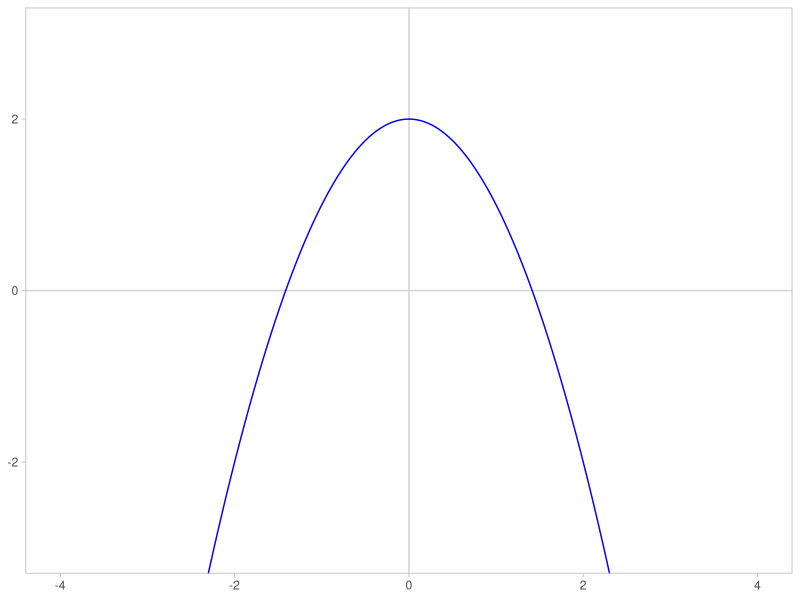
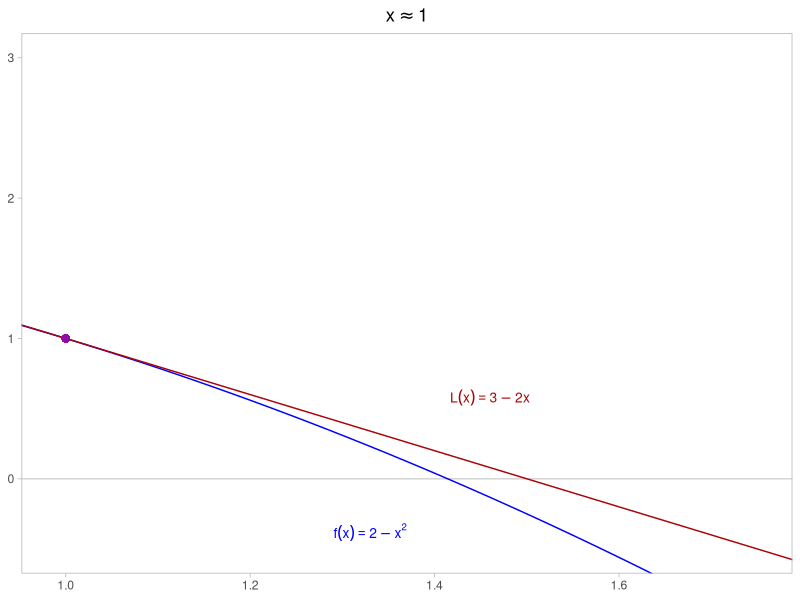
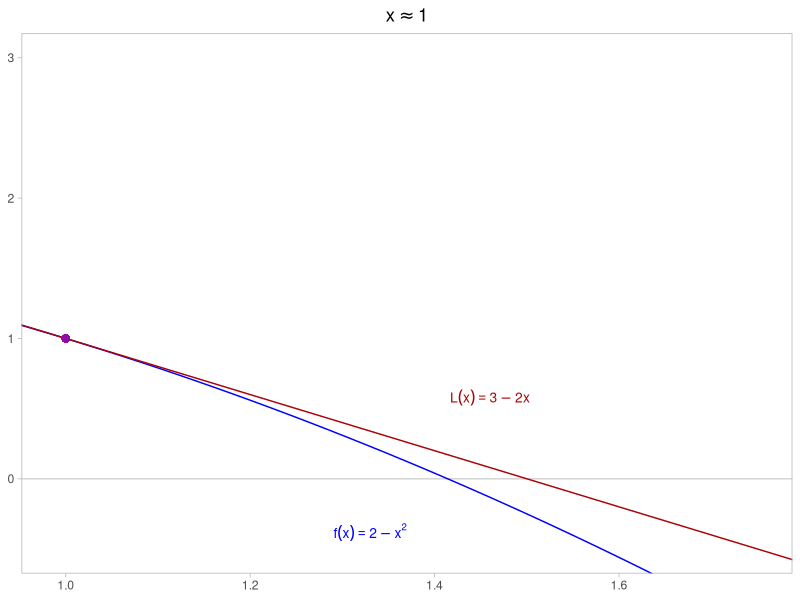
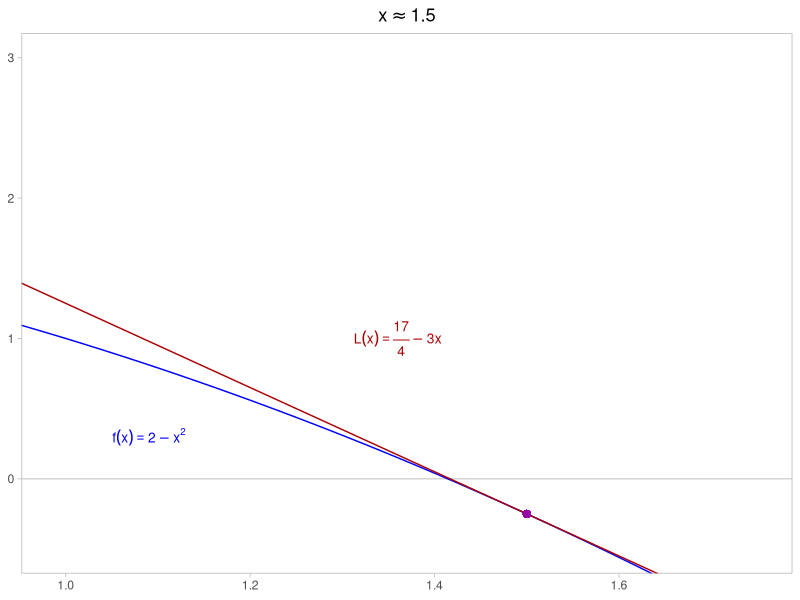
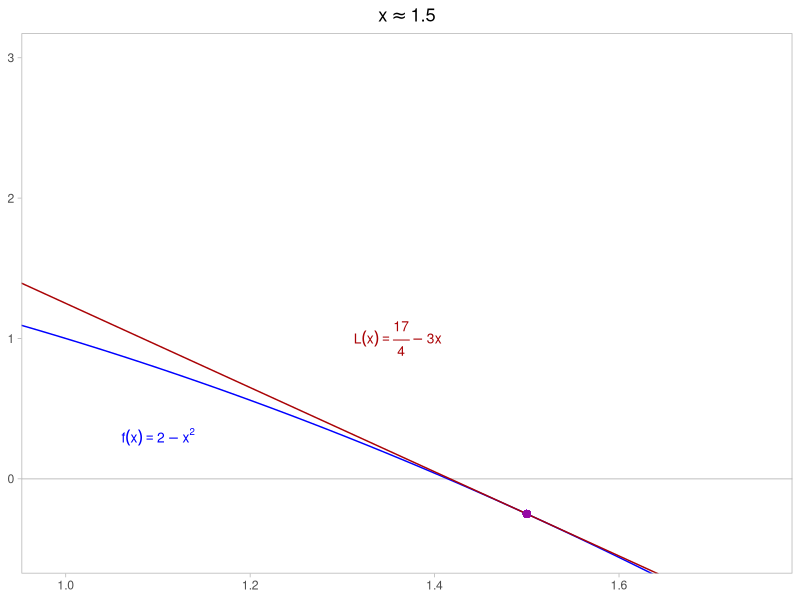
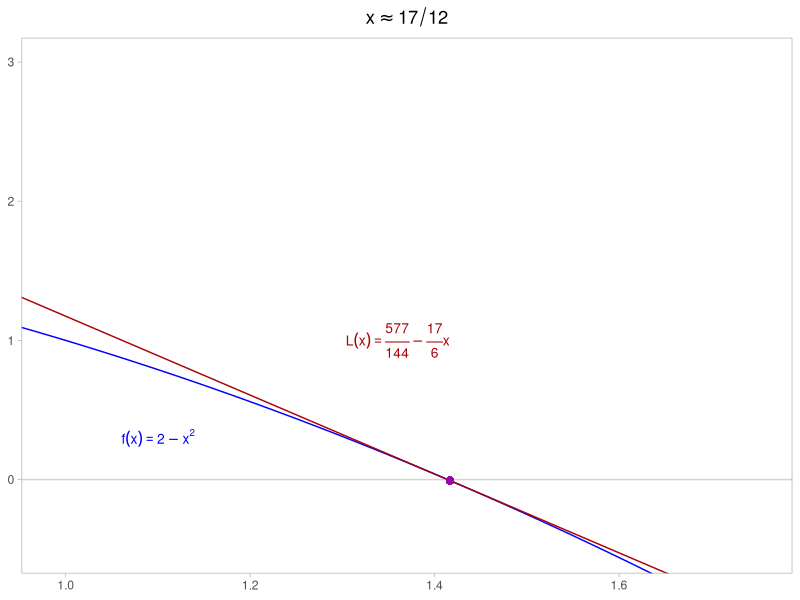
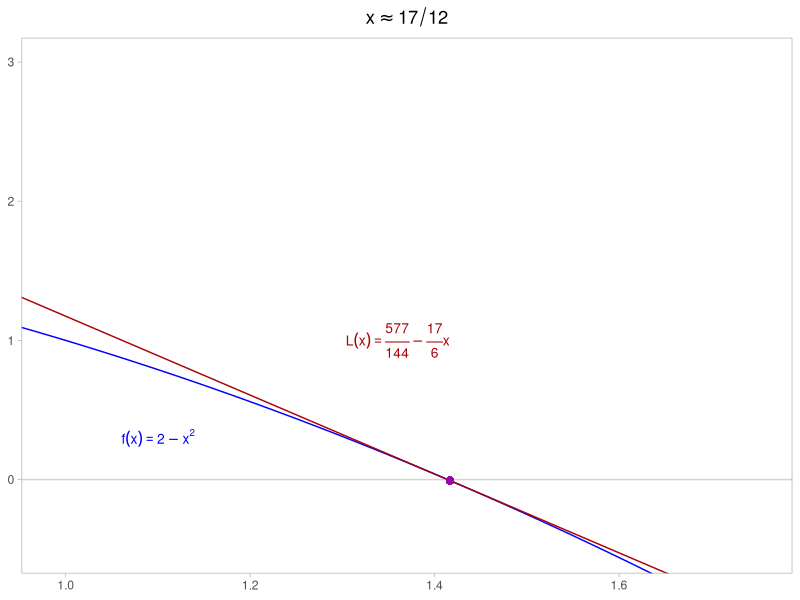
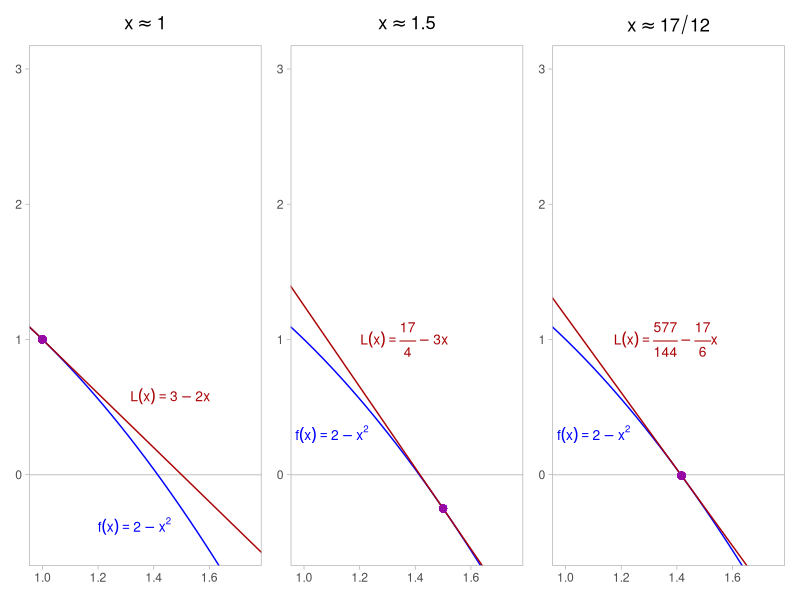

The R source for these figures, in order:
## ---- chunk 1
knitr::opts_chunk$set(echo = TRUE)
## ---- chunk 2
library(tibble)
library(dplyr)
library(tidyr)
library(ggplot2)
library(patchwork)
## ---- chunk 3
# Datos.
quad_ap_cos <- function(x) 1-(0.5*(x^2))

quad_list <- list(
  cos_fun = tibble(theta = seq(from = -((3*pi)/2), to = (3*pi)/2,
                               length.out = 200), 
                   cos_theta = cos(theta)),
  
  quad_approx = tibble(theta = seq(from = -2, to = 2, length = 200),
                       q_x = quad_ap_cos(theta)),
  
  approx_pt_1 = tibble(x = c(pi/8, pi/8), y = c(cos(pi/8), 1)),
  
  approx_pt_2 = tibble(x = c((3*pi)/7, (3*pi)/7), y = c(cos((3*pi)/7), 1)),
  
  approx_pt_3 = tibble(x = c((3*pi)/7, (3*pi)/7),
                       y = c(cos((3*pi)/7), quad_ap_cos((3*pi)/7)))
)
## ---- chunk 4
# Capas para el Diseño.
ejes <- list(
    geom_vline(xintercept = 0, color = "lightgrey"), 
    geom_hline(yintercept = 0, color = "lightgrey")
  )

layout_1 <- list(
    expand_limits(x = c(-4.5, 4.5), y = c(-1.5, 1.5)), 
    scale_x_continuous(breaks = c(0, pi/8),
                       labels = expression(0, over(pi, 8))), 
    theme_light(), 
    theme(panel.grid = element_blank()), 
    labs(x = NULL, y = NULL)
  )

layout_2 <- list(
    expand_limits(x = c(-4.5, 4.5), y = c(-1.5, 1.5)), 
    scale_x_continuous(breaks = c(0, (3*pi)/7),
                       labels = expression(0, over(3*pi, 7))), 
    theme_light(), 
    theme(panel.grid = element_blank()), 
    labs(x = NULL, y = NULL)
  )
## ---- chunk 5
# Etiquetas de los gráficos.
plots_labels_1 <- list(
  annotate(geom = "text", x = 1.9, y = 1.2, label = "L(x)",
           color = "#ea0404"), 
  annotate(geom = "text", x = 2, y = 0.2, label = "cos(x)",
           color = "#0303b5")
)

plots_labels_2 <- list(
  plots_labels_1,
  annotate(geom = "text", x = 1.6, y = -0.8, label = "q(x)", color = "#258c25")
)
## ---- chunk 6
# Función coseno y su approx. linear en x ~ 0.
cos_lin_approx <- 
  ggplot() + ejes + 
  geom_line(data = quad_list$cos_fun, aes(theta, cos_theta),
            color = "#0303b5") + 
  geom_hline(yintercept = 1, color = "#ea0404")


# Etiquetas.
cos_lin_labeled_1 <- cos_lin_approx + plots_labels_1


# Primer gráfico en punto x = pi/8.
quad_approx_1 <- 
  cos_lin_labeled_1 + 
  geom_point(data = quad_list$approx_pt_1, aes(x, y), size = 2,
             color = "#b503b5") + 
  layout_1
## ---- chunk 7
# Segundo gráfico en punto x = 3pi/7.
quad_approx_2 <- 
  cos_lin_labeled_1 + 
  geom_point(data = quad_list$approx_pt_2, aes(x, y), size = 2,
             color = "#b503b5") + 
  layout_2
## ---- chunk 8
# Se agrega la parabola de la aprox. cuadratica.
cos_lin_quad_approx <- 
  cos_lin_approx + 
  geom_line(data = quad_list$quad_approx, aes(theta, q_x),
            color = "#258c25")

# Etiquetas: Se agrega etiqueta del gráfico de la parábola.
cos_lin_labeled_2 <- cos_lin_quad_approx + plots_labels_2

# Gráfico Final.
quad_approx_3 <- 
  cos_lin_labeled_2 + 
  geom_point(data = quad_list$approx_pt_2, aes(x, y), size = 2,
             color = "#b503b5") + 
  geom_point(data = quad_list$approx_pt_3, aes(x, y), size = 2,
             color = "#b503b5") + 
  layout_2
## ---- chunk 9
(
  newton_method_data <- tibble(
    x = seq(from = -3, to = 3, length.out = 200),
    f_x = 2-x^2
  )
)
## ---- chunk 10
# Grafico de la ecuación f(x) = 2 - x^2.
newton_plot <- 
  newton_method_data %>% 
  ggplot(aes(x = x, y = f_x)) + 
  geom_vline(xintercept = 0, color = "lightgray") + 
  geom_hline(yintercept = 0, color = "lightgray") + 
  geom_line(color = "blue")
## ---- chunk 11
# Parte del diseño del gráfico.
newton_design <- list(
  theme_light(), 
  theme(panel.grid = element_blank(),
        plot.title = element_text(hjust = 0.5)),
  labs(x = NULL, y = NULL)
)
## ---- chunk 12
(
  newton_general_plot <- newton_plot + 
    expand_limits(x = c(-4, 4)) + 
    coord_cartesian(ylim = c(-3, 3)) + 
    newton_design
)
## ---- chunk 13
newton_plot + 
  expand_limits(y = 3) + 
  geom_abline(slope = -2, intercept = 3, color = "#aa0306") + 
  geom_point(aes(x = 1, y = 2-(1^2)), color = "#9609a5", size = 2) + 
  
  # Ecuaciones de las funciones.
  annotate(geom = "text", x = 1.33, y = -0.38, label = "f(x) == 2 - x^2",
           parse = TRUE, color = "blue", size = 3.5) +
  annotate(geom = "text", x = 1.46, y = 0.58, label = "L(x) == 3 - 2*x",
           parse = TRUE, color = "#aa0306", size = 3.5) + 
  
  # Punto de tangencia.
  #annotate(geom = "text", x = 1, y = 1.2, label = "(1, 1)",
  #         color = "#9609a5") + 
  
  # Ceros o raices de las ecuaciones.
  #annotate(geom = "text", x = 1.4, y = -0.2, label = "(list(sqrt(2), 0))",
  #         parse = TRUE, color = "blue") + 
  #annotate(geom = "text", x = 1.5, y = 0.2, label = "(1.5, 0)",
  #         color = "#aa0306") + 
  coord_cartesian(xlim = c(0.99, 1.75), ylim = c(-0.5, 3)) + 
  newton_design + 
  ggtitle(expression(x %~~% 1))
## ---- chunk 14
(
  newton_and_approx_1 <- newton_plot + 
    expand_limits(y = 3) + 
    geom_abline(slope = -2, intercept = 3, color = "#aa0306") + 
    geom_point(aes(x = 1, y = 2-(1^2)), color = "#9609a5", size = 2) + 
    
    # Ecuaciones de las funciones.
    annotate(geom = "text", x = 1.33, y = -0.38, label = "f(x) == 2 - x^2",
             parse = TRUE, color = "blue", size = 3.5) +
    annotate(geom = "text", x = 1.46, y = 0.58, label = "L(x) == 3 - 2*x",
             parse = TRUE, color = "#aa0306", size = 3.5) + 
    coord_cartesian(xlim = c(0.99, 1.75), ylim = c(-0.5, 3)) + 
    newton_design + 
    ggtitle(expression(x %~~% 1))
)
## ---- chunk 15
newton_plot + 
  expand_limits(y = 3) + 
  geom_abline(slope = -3, intercept = 17/4, color = "#aa0306") + 
  geom_point(aes(x = 1.5, y = 2-(1.5^2)), color = "#9609a5", size = 2) + 
  
  # Texto: Ecuaciones de las funciones.
  annotate(geom = "text", x = 1.09, y = 0.3, label = "f(x) == 2 - x^2",
           parse = TRUE, color = "blue", size = 3.5) +
  annotate(geom = "text", x = 1.36, y = 1,
           label = "L(x) == over(17, 4) - 3*x", parse = TRUE,
           color = "#aa0306", size = 3.5) + 
    
  # Texto: Punto de tangencia.
  #annotate(geom = "text", x = 1.48, y = -0.45, label = "(1.5, -0.25)",
  #         color = "#9609a5") + 
  
  # Texto: Ceros o raices de las ecuaciones.
  #annotate(geom = "text", x = 1.4, y = -0.2, label = "(list(sqrt(2), 0))",
  #         parse = TRUE, color = "blue") + 
  #annotate(geom = "text", x = 1.44, y = 0.2, label = "(list(1.41*bar(6), 0))",
  #         parse = TRUE, color = "#aa0306") + 
  coord_cartesian(xlim = c(0.99, 1.75), ylim = c(-0.5, 3)) + 
  newton_design + 
  ggtitle(expression(x %~~% 1.5))
## ---- chunk 16
(
  newton_and_approx_2 <- newton_plot + 
    expand_limits(y = 3) + 
    geom_abline(slope = -3, intercept = 17/4, color = "#aa0306") + 
    geom_point(aes(x = 1.5, y = 2-(1.5^2)), color = "#9609a5", size = 2) + 
    
    # Texto: Ecuaciones de las funciones.
    annotate(geom = "text", x = 1.1, y = 0.3, label = "f(x) == 2 - x^2",
             parse = TRUE, color = "blue", size = 3.5) +
    annotate(geom = "text", x = 1.36, y = 1,
             label = "L(x) == over(17, 4) - 3*x", parse = TRUE,
             color = "#aa0306", size = 3.5) + 
    coord_cartesian(xlim = c(0.99, 1.75), ylim = c(-0.5, 3)) + 
    newton_design + 
    ggtitle(expression(x %~~% 1.5))
)
## ---- chunk 17
newton_plot + 
  expand_limits(y = 3) + 
  geom_abline(slope = -17/6, intercept = 577/144, color = "#aa0306") + 
  geom_point(aes(x = 17/12, y = 2-((17/12)^2)), color = "#9609a5",
             size = 2) + 
  
  # Texto: Ecuaciones de las funciones.
  annotate(geom = "text", x = 1.1, y = 0.3, label = "f(x) == 2 - x^2",
           parse = TRUE, color = "blue", size = 3.5) +
  annotate(geom = "text", x = 1.36, y = 1,
           label = "L(x) == over(577, 144) - over(17, 6)*x",
           parse = TRUE, color = "#aa0306", size = 3.5) + 
    
  # Texto: Punto de tangencia.
  #annotate(geom = "text", x = 1.3, y = 0.05,
  #         label = "(list(1.41*bar(6), 17/12))", parse = TRUE,
  #         color = "#9609a5", size = 3.8) + 
  
  # Texto: Ceros o raices de las ecuaciones.
  #annotate(geom = "text", x = 1.4, y = -0.2, label = "(list(sqrt(2), 0))",
  #         parse = TRUE, color = "blue") + 
  #annotate(geom = "text", x = 1.44, y = 0.2,
  #         label = "(list(577/408, 0))", parse = TRUE,
  #         color = "#aa0306") + 
  coord_cartesian(xlim = c(0.99, 1.75), ylim = c(-0.5, 3)) + 
  newton_design + 
  ggtitle(expression(x %~~% 17/12))
## ---- chunk 18
(
  newton_and_approx_3 <- newton_plot + 
    expand_limits(y = 3) + 
    geom_abline(slope = -17/6, intercept = 577/144, color = "#aa0306") + 
    geom_point(aes(x = 17/12, y = 2-((17/12)^2)), color = "#9609a5",
               size = 2) + 
    
    # Texto: Ecuaciones de las funciones.
    annotate(geom = "text", x = 1.1, y = 0.3, label = "f(x) == 2 - x^2",
             parse = TRUE, color = "blue", size = 3.5) +
    annotate(geom = "text", x = 1.36, y = 1,
             label = "L(x) == over(577, 144) - over(17, 6)*x",
             parse = TRUE, color = "#aa0306", size = 3.5) + 
    coord_cartesian(xlim = c(0.99, 1.75), ylim = c(-0.5, 3)) + 
    newton_design + 
    ggtitle(expression(x %~~% 17/12))
)
## ---- chunk 19
(
  newton_and_approx <-
    newton_and_approx_1+newton_and_approx_2+newton_and_approx_3
)
